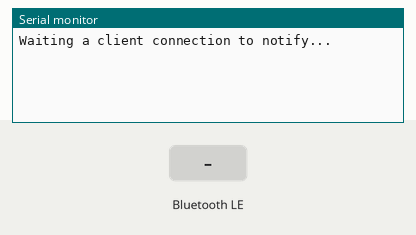
The sketch below on a simulated ESP32. On the bench: the last lines printed to the serial monitor. The test bench sets the inputs (shaded band). Nothing arrives over Bluetooth unless stated; a phone connects over Bluetooth LE 3 s after start.

Above: at 1.2 s.
1.3 s: Bluetooth LE write "1" received
At 2.5 s:
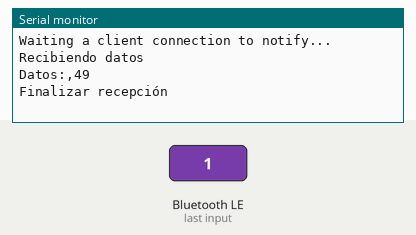
2.8 s: Bluetooth LE write "0" received
At 3.8 s:
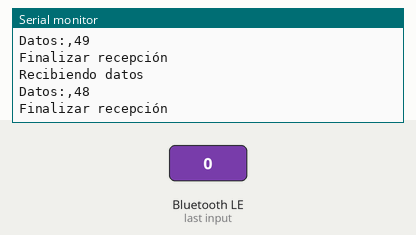
5.8 s: Bluetooth LE write "2" received
At 7.3 s:
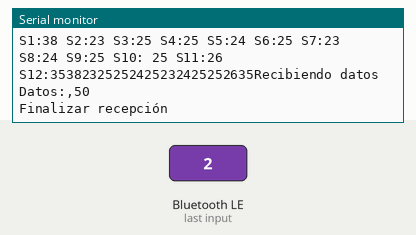

Measured:
- after the input at 1.3 s, the serial monitor: prints a new line after 0.05 s (image 1)
- after the input at 2.8 s, the serial monitor: prints a new line after 0.05 s (image 2)
- after the input at 5.8 s, the serial monitor: prints a new line after 0.05 s (image 3)

The sketch:

uuids_test_12.ino
```cpp
/*
 * Ejemplo leer temperatura y humedad
 * Sensor DHT11 y ESP32s
 * Este código que me esta funcionando para realizar pruebas
 */
#include <BLEDevice.h>
#include <BLEServer.h>
#include <BLEUtils.h>
#include <BLE2902.h>

#define DEVICE_NAME "SMART_SOCKS"
//#include <Thread.h>
//#include <ThreadController.h>

//ThreadController controll = ThreadController();

//Thread* btThread = new Thread();

#define SERVICE_UUID        "4fafc201-1fb5-459e-8fcc-c5c9c331914b"
#define CHARACTERISTIC_S1_UUID "beb5483e-36e1-4688-b7f5-ea07361b26a8"
#define CHARACTERISTIC_S2_UUID "8bdf0a1a-a48e-4dc3-8bab-ad0c1f7ed218"
#define CHARACTERISTIC_S3_UUID "411fcc1c-e7a5-4a61-82fe-0004993dd1f4"
#define CHARACTERISTIC_S4_UUID "c608f523-aa19-40d1-8359-ad43409c34d7"
#define CHARACTERISTIC_S5_UUID "52294b4d-d66e-4d68-9782-1e5bb8f7ba14"
#define CHARACTERISTIC_S6_UUID "7533653f-6f0e-41fa-8fa6-9892a1904db1"
#define CHARACTERISTIC_S7_UUID "607a2edc-007d-4d51-a3a6-58fad0db3c37"
#define CHARACTERISTIC_S8_UUID "f663c0e7-d78d-466f-9b0c-408e3cc4c3d3"
#define CHARACTERISTIC_S9_UUID "778a30f8-943b-4375-b261-fb264772063c"
#define CHARACTERISTIC_S10_UUID "a8f2dbc3-c562-42d9-a094-33e4cca73118"
#define CHARACTERISTIC_S11_UUID "3c21b038-85a3-4c47-aa78-446f301dd61c"
#define CHARACTERISTIC_S12_UUID "1b0724f2-156b-41a6-8bb6-22be491731fc"

BLEServer* pServer = NULL;
BLECharacteristic* pCharacteristicS1 = NULL;
BLECharacteristic* pCharacteristicS2 = NULL;
BLECharacteristic* pCharacteristicS3 = NULL;
BLECharacteristic* pCharacteristicS4 = NULL;
BLECharacteristic* pCharacteristicS5 = NULL;
BLECharacteristic* pCharacteristicS6 = NULL;
BLECharacteristic* pCharacteristicS7 = NULL;
BLECharacteristic* pCharacteristicS8 = NULL;
BLECharacteristic* pCharacteristicS9 = NULL;
BLECharacteristic* pCharacteristicS10 = NULL;
BLECharacteristic* pCharacteristicS11 = NULL;
BLECharacteristic* pCharacteristicS12 = NULL;

bool deviceConnected = false;
bool oldDeviceConnected = false;
uint32_t value = 0;

//TEMPERATIRAS

int S1 = 38;
int S2 = 23;
int S3 = 25;
int S4 = 25;
int S5 = 24;
int S6 = 25;
int S7 = 23;
int S8 = 24;
int S9 = 25;
int S10 = 25;
int S11 = 26;
int S12 = 35;

class MyServerCallbacks: public BLEServerCallbacks {
    void onConnect(BLEServer* pServer) {
      deviceConnected = true;
      BLEDevice::startAdvertising();
    };

    void onDisconnect(BLEServer* pServer) {
      deviceConnected = false;
    }
};

class MyCallbacks: public BLECharacteristicCallbacks{
  void onWrite(BLECharacteristic *pCharacteristic){
    std::string rxValue = pCharacteristic->getValue();

    if (rxValue.length()>0) {

      Serial.println("Recibiendo datos");
      Serial.print("Datos:");

      for (int i = 0; i < rxValue.length(); i++){
        int value = rxValue[i];
        Serial.print(',');
        Serial.print(value);
      }

      Serial.println();
      Serial.println("Finalizar recepción");
    }
  }
};

void setup() {
  Serial.begin(115200);
  initBT();

  //btThread->onRun(btCallback);
  //btThread->setInterval(100);

 // controll.add(btThread);
}

void loop() {
// put your main code here, to run repeatedly:
  //controll.run();
  btCallback();
     //Aumentar los valores de los sensores
     //S1 = S1+1;
     //S2 = S2+1;

      delay(5000);

      Serial.print("S1:");
      Serial.print(S1);
      Serial.print(" S2:");
      Serial.print(S2);
      Serial.print(" S3:");
      Serial.print(S3);
      Serial.print(" S4:");
      Serial.print(S4);
      Serial.print(" S5:");
      Serial.print(S5);
      Serial.print(" S6:");
      Serial.print(S6);
      Serial.print(" S7:");
      Serial.print(S7);
      Serial.print(" S8:");
      Serial.print(S8);
      Serial.print(" S9:");
      Serial.print(S9);
      Serial.print(" S10: ");
      Serial.print(S10);
      Serial.print(" S11:");
      Serial.print(S11);
      Serial.print(" S12:");
      Serial.print(S12);
}

void btCallback(){
  // notify changed value
    if (deviceConnected) {

      String strS1 = "";
      strS1 += S1;
      String strS2 = "";
      strS2 += S2;
      String strS3 = "";
      strS3 += S3;
      String strS4 = "";
      strS4 += S4;
      String strS5 = "";
      strS5 += S5;
      String strS6 = "";
      strS6 += S6;
      String strS7 = "";
      strS7 += S7;
      String strS8 = "";
      strS8 += S8;
      String strS9 = "";
      strS9 += S9;
      String strS10 = "";
      strS10 += S10;
      String strS11 = "";
      strS11 += S11;
      String strS12 = "";
      strS12 += S12;

      Serial.print(strS1);
      Serial.print(strS2);
      Serial.print(strS3);
      Serial.print(strS4);
      Serial.print(strS5);
      Serial.print(strS6);
      Serial.print(strS7);
      Serial.print(strS8);
      Serial.print(strS9);
      Serial.print(strS10);
      Serial.print(strS11);
      Serial.print(strS12);

      pCharacteristicS1->setValue((char*)strS1.c_str());
      pCharacteristicS1->notify();

      pCharacteristicS2->setValue((char*)strS2.c_str());
      pCharacteristicS2->notify();

      pCharacteristicS3->setValue((char*)strS3.c_str());
      pCharacteristicS3->notify();

      pCharacteristicS4->setValue((char*)strS4.c_str());
      pCharacteristicS4->notify();

      pCharacteristicS5->setValue((char*)strS5.c_str());
      pCharacteristicS5->notify();

      pCharacteristicS6->setValue((char*)strS6.c_str());
      pCharacteristicS6->notify();

      pCharacteristicS7->setValue((char*)strS7.c_str());
      pCharacteristicS7->notify();

      pCharacteristicS8->setValue((char*)strS8.c_str());
      pCharacteristicS8->notify();

      pCharacteristicS9->setValue((char*)strS9.c_str());
      pCharacteristicS9->notify();

      pCharacteristicS10->setValue((char*)strS10.c_str());
      pCharacteristicS10->notify();

      pCharacteristicS11->setValue((char*)strS11.c_str());
      pCharacteristicS11->notify();

      pCharacteristicS12->setValue((char*)strS12.c_str());
      pCharacteristicS12->notify();
    }
    // disconnecting
    if (!deviceConnected && oldDeviceConnected) {
        //delay(500); // give the bluetooth stack the chance to get things ready
        pServer->startAdvertising(); // restart advertising
        Serial.println("start advertising");
        oldDeviceConnected = deviceConnected;
    }
    // connecting
    if (deviceConnected && !oldDeviceConnected) {
        // do stuff here on connecting
        oldDeviceConnected = deviceConnected;
    }
}


void initBT(){
  // Create the BLE Device
  BLEDevice::init(DEVICE_NAME);

  // Create the BLE Server
  pServer = BLEDevice::createServer();
  pServer->setCallbacks(new MyServerCallbacks());

  // Create the BLE Service
  BLEService *pService = pServer->createService(BLEUUID(SERVICE_UUID), 50, 0);

  // Create a BLE Characteristic
  pCharacteristicS1 = pService->createCharacteristic(
                      CHARACTERISTIC_S1_UUID,
                      BLECharacteristic::PROPERTY_READ   |
                      BLECharacteristic::PROPERTY_WRITE  |
                      BLECharacteristic::PROPERTY_NOTIFY |
                      BLECharacteristic::PROPERTY_INDICATE
                    );

  pCharacteristicS2 = pService->createCharacteristic(
                      CHARACTERISTIC_S2_UUID,
                      BLECharacteristic::PROPERTY_READ   |
                      BLECharacteristic::PROPERTY_WRITE  |
                      BLECharacteristic::PROPERTY_NOTIFY |
                      BLECharacteristic::PROPERTY_INDICATE
                    );

  pCharacteristicS3 = pService->createCharacteristic(
                      CHARACTERISTIC_S3_UUID,
                      BLECharacteristic::PROPERTY_READ   |
                      BLECharacteristic::PROPERTY_WRITE  |
                      BLECharacteristic::PROPERTY_NOTIFY |
                      BLECharacteristic::PROPERTY_INDICATE
                    );

  pCharacteristicS4 = pService->createCharacteristic(
                      CHARACTERISTIC_S4_UUID,
                      BLECharacteristic::PROPERTY_READ   |
                      BLECharacteristic::PROPERTY_WRITE  |
                      BLECharacteristic::PROPERTY_NOTIFY |
                      BLECharacteristic::PROPERTY_INDICATE
                    );

  pCharacteristicS5 = pService->createCharacteristic(
                      CHARACTERISTIC_S5_UUID,
                      BLECharacteristic::PROPERTY_READ   |
                      BLECharacteristic::PROPERTY_WRITE  |
                      BLECharacteristic::PROPERTY_NOTIFY |
                      BLECharacteristic::PROPERTY_INDICATE
                    );

  pCharacteristicS6 = pService->createCharacteristic(
                      CHARACTERISTIC_S6_UUID,
                      BLECharacteristic::PROPERTY_READ   |
                      BLECharacteristic::PROPERTY_WRITE  |
                      BLECharacteristic::PROPERTY_NOTIFY |
                      BLECharacteristic::PROPERTY_INDICATE
                    );

  pCharacteristicS7 = pService->createCharacteristic(
                      CHARACTERISTIC_S7_UUID,
                      BLECharacteristic::PROPERTY_READ   |
                      BLECharacteristic::PROPERTY_WRITE  |
                      BLECharacteristic::PROPERTY_NOTIFY |
                      BLECharacteristic::PROPERTY_INDICATE
                    );

  pCharacteristicS8 = pService->createCharacteristic(
                      CHARACTERISTIC_S8_UUID,
                      BLECharacteristic::PROPERTY_READ   |
                      BLECharacteristic::PROPERTY_WRITE  |
                      BLECharacteristic::PROPERTY_NOTIFY |
                      BLECharacteristic::PROPERTY_INDICATE
                    );

  pCharacteristicS9 = pService->createCharacteristic(
                      CHARACTERISTIC_S9_UUID,
                      BLECharacteristic::PROPERTY_READ   |
                      BLECharacteristic::PROPERTY_WRITE  |
                      BLECharacteristic::PROPERTY_NOTIFY |
                      BLECharacteristic::PROPERTY_INDICATE
                    );

  pCharacteristicS10 = pService->createCharacteristic(
                      CHARACTERISTIC_S10_UUID,
                      BLECharacteristic::PROPERTY_READ   |
                      BLECharacteristic::PROPERTY_WRITE  |
                      BLECharacteristic::PROPERTY_NOTIFY |
                      BLECharacteristic::PROPERTY_INDICATE
                    );

  pCharacteristicS11 = pService->createCharacteristic(
                      CHARACTERISTIC_S11_UUID,
                      BLECharacteristic::PROPERTY_READ   |
                      BLECharacteristic::PROPERTY_WRITE  |
                      BLECharacteristic::PROPERTY_NOTIFY |
                      BLECharacteristic::PROPERTY_INDICATE
                    );

  pCharacteristicS12 = pService->createCharacteristic(
                      CHARACTERISTIC_S12_UUID,
                      BLECharacteristic::PROPERTY_READ   |
                      BLECharacteristic::PROPERTY_WRITE  |
                      BLECharacteristic::PROPERTY_NOTIFY |
                      BLECharacteristic::PROPERTY_INDICATE
                    );


  pCharacteristicS1->setCallbacks(new MyCallbacks());
  pCharacteristicS2->setCallbacks(new MyCallbacks());
  pCharacteristicS3->setCallbacks(new MyCallbacks());
  pCharacteristicS4->setCallbacks(new MyCallbacks());
  pCharacteristicS5->setCallbacks(new MyCallbacks());
  pCharacteristicS6->setCallbacks(new MyCallbacks());
  pCharacteristicS7->setCallbacks(new MyCallbacks());
  pCharacteristicS8->setCallbacks(new MyCallbacks());
  pCharacteristicS9->setCallbacks(new MyCallbacks());
  pCharacteristicS10->setCallbacks(new MyCallbacks());
  pCharacteristicS11->setCallbacks(new MyCallbacks());
  pCharacteristicS12->setCallbacks(new MyCallbacks());
  // https://www.bluetooth.com/specifications/gatt/viewer?attributeXmlFile=org.bluetooth.descriptor.gatt.client_characteristic_configuration.xml
  // Create a BLE Descriptorn
  pCharacteristicS1->addDescriptor(new BLE2902());
  pCharacteristicS2->addDescriptor(new BLE2902());
  pCharacteristicS3->addDescriptor(new BLE2902());
  pCharacteristicS4->addDescriptor(new BLE2902());
  pCharacteristicS5->addDescriptor(new BLE2902());
  pCharacteristicS6->addDescriptor(new BLE2902());
  pCharacteristicS7->addDescriptor(new BLE2902());
  pCharacteristicS8->addDescriptor(new BLE2902());
  pCharacteristicS9->addDescriptor(new BLE2902());
  pCharacteristicS10->addDescriptor(new BLE2902());
  pCharacteristicS11->addDescriptor(new BLE2902());
  pCharacteristicS12->addDescriptor(new BLE2902());
  // Start the service
  pService->start();

  // Start advertising
  BLEAdvertising *pAdvertising = BLEDevice::getAdvertising();
  pAdvertising->addServiceUUID(SERVICE_UUID);
  pAdvertising->setScanResponse(false);
  pAdvertising->setMinPreferred(0x0);  // set value to 0x00 to not advertise this parameter
  BLEDevice::startAdvertising();
  Serial.println("Waiting a client connection to notify...");

}
```
